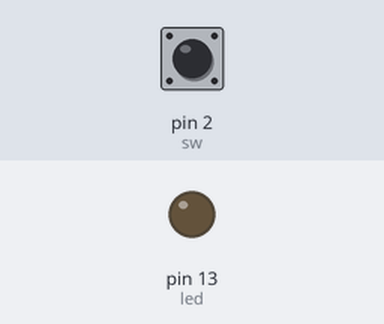
Bench run of a sketch on a simulated Arduino Uno, built with avr-gcc and run on an emulated ATmega328P. Shown: output pins drawn as LEDs (lit = HIGH). The inputs (shaded band) are chosen by the test bench; at power-on: pin 2 (sw) LOW.

Above: at 1.2 s.
1.3 s: pin 2 (sw) pulled HIGH for 0.15 s
At 1.37 s:
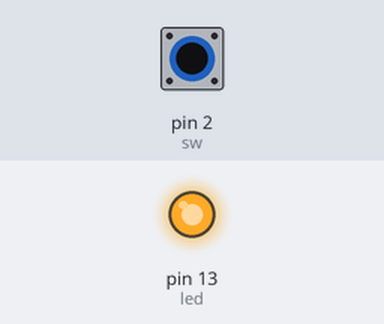
2.9 s: pin 2 (sw) pulled HIGH for 3.2 s
At 7.0 s:
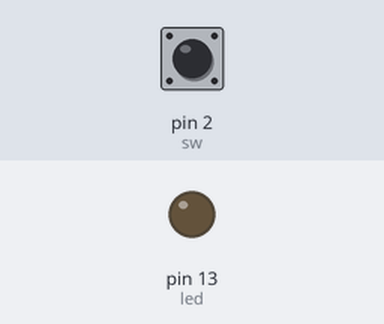
Timing chart, 0 to 8.5 s (numbered marks = the images above; inputs shaded):
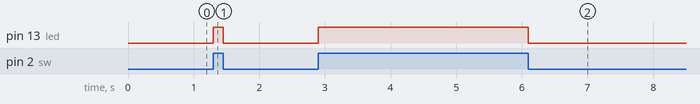

The sketch:

B121.ino
```cpp
const int sw=2;
const int led=13;
int val;
void setup() {
  pinMode(sw,INPUT);
  pinMode(led,OUTPUT);
}
void loop() {
  val=digitalRead(sw);
  if(val==HIGH)
    digitalWrite(led,HIGH);
  else
    digitalWrite(led,LOW);
}
```

Measured:
- after the input at 1.3 s, pin 13 (led): LOW → HIGH at once, → LOW 0.15 s later
- after the input at 2.9 s, pin 13 (led): LOW → HIGH at once, → LOW 3.2 s later
